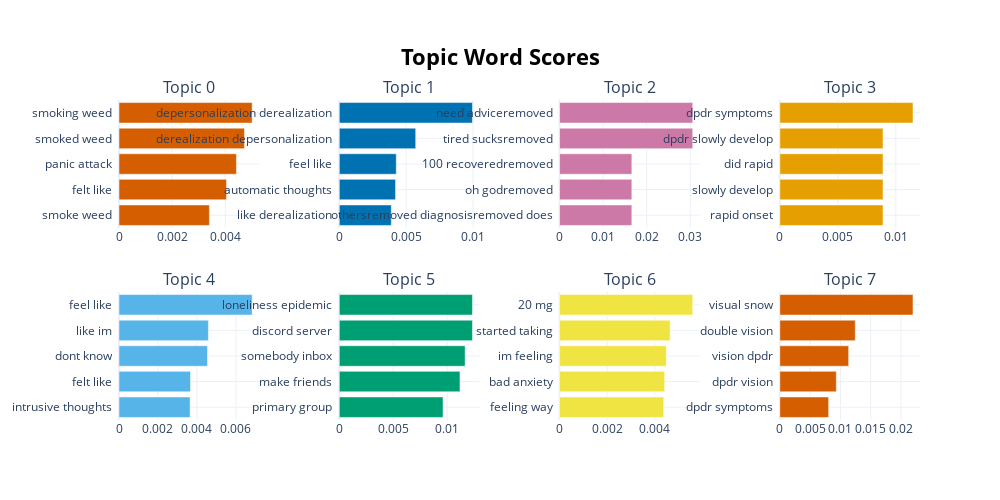

Source (notebook cell):
### Code cell
topic_model4.visualize_barchart()

### Figure 1 — Plotly figure (JSON) as saved in the notebook; plotly's stock layout.template omitted (floating-point values rounded to 4 significant figures)
{"data": [{"marker": {"color": "#D55E00"}, "orientation": "h", "type": "bar", "x": [0.003405, 0.004051, 0.004423, 0.004725, 0.005016], "xaxis": "x", "y": ["smoke weed  ", "felt like  ", "panic attack  ", "smoked weed  ", "smoking weed  "], "yaxis": "y"}, {"marker": {"color": "#0072B2"}, "orientation": "h", "type": "bar", "x": [0.00389, 0.004208, 0.00426, 0.005715, 0.009955], "xaxis": "x2", "y": ["like derealization  ", "automatic thoughts  ", "feel like  ", "derealization depersonalization  ", "depersonalization derealization  "], "yaxis": "y2"}, {"marker": {"color": "#CC79A7"}, "orientation": "h", "type": "bar", "x": [0.01659, 0.01659, 0.01659, 0.03055, 0.03055], "xaxis": "x3", "y": ["othersremoved diagnosisremoved does  ", "oh godremoved  ", "100 recoveredremoved  ", "tired sucksremoved  ", "need adviceremoved  "], "yaxis": "y3"}, {"marker": {"color": "#E69F00"}, "orientation": "h", "type": "bar", "x": [0.008895, 0.008895, 0.008895, 0.008895, 0.01148], "xaxis": "x4", "y": ["rapid onset  ", "slowly develop  ", "did rapid  ", "dpdr slowly develop  ", "dpdr symptoms  "], "yaxis": "y4"}, {"marker": {"color": "#56B4E9"}, "orientation": "h", "type": "bar", "x": [0.00365, 0.003671, 0.004543, 0.004588, 0.006834], "xaxis": "x5", "y": ["intrusive thoughts  ", "felt like  ", "dont know  ", "like im  ", "feel like  "], "yaxis": "y5"}, {"marker": {"color": "#009E73"}, "orientation": "h", "type": "bar", "x": [0.009616, 0.01118, 0.01166, 0.01234, 0.01234], "xaxis": "x6", "y": ["primary group  ", "make friends  ", "somebody inbox  ", "discord server  ", "loneliness epidemic  "], "yaxis": "y6"}, {"marker": {"color": "#F0E442"}, "orientation": "h", "type": "bar", "x": [0.004371, 0.00441, 0.00448, 0.00464, 0.005586], "xaxis": "x7", "y": ["feeling way  ", "bad anxiety  ", "im feeling  ", "started taking  ", "20 mg  "], "yaxis": "y7"}, {"marker": {"color": "#D55E00"}, "orientation": "h", "type": "bar", "x": [0.008054, 0.009322, 0.01136, 0.01245, 0.02197], "xaxis": "x8", "y": ["dpdr symptoms  ", "dpdr vision  ", "vision dpdr  ", "double vision  ", "visual snow  "], "yaxis": "y8"}], "layout": {"annotations": [{"font": {"size": 16}, "showarrow": false, "text": "Topic 0", "x": 0.0875, "xanchor": "center", "xref": "paper", "y": 1, "yanchor": "bottom", "yref": "paper"}, {"font": {"size": 16}, "showarrow": false, "text": "Topic 1", "x": 0.3625, "xanchor": "center", "xref": "paper", "y": 1, "yanchor": "bottom", "yref": "paper"}, {"font": {"size": 16}, "showarrow": false, "text": "Topic 2", "x": 0.6375, "xanchor": "center", "xref": "paper", "y": 1, "yanchor": "bottom", "yref": "paper"}, {"font": {"size": 16}, "showarrow": false, "text": "Topic 3", "x": 0.9125, "xanchor": "center", "xref": "paper", "y": 1, "yanchor": "bottom", "yref": "paper"}, {"font": {"size": 16}, "showarrow": false, "text": "Topic 4", "x": 0.0875, "xanchor": "center", "xref": "paper", "y": 0.4, "yanchor": "bottom", "yref": "paper"}, {"font": {"size": 16}, "showarrow": false, "text": "Topic 5", "x": 0.3625, "xanchor": "center", "xref": "paper", "y": 0.4, "yanchor": "bottom", "yref": "paper"}, {"font": {"size": 16}, "showarrow": false, "text": "Topic 6", "x": 0.6375, "xanchor": "center", "xref": "paper", "y": 0.4, "yanchor": "bottom", "yref": "paper"}, {"font": {"size": 16}, "showarrow": false, "text": "Topic 7", "x": 0.9125, "xanchor": "center", "xref": "paper", "y": 0.4, "yanchor": "bottom", "yref": "paper"}], "height": 500, "hoverlabel": {"bgcolor": "white", "font": {"family": "Rockwell", "size": 16}}, "showlegend": false, "title": {"font": {"color": "Black", "size": 22}, "text": "<b>Topic Word Scores", "x": 0.5, "xanchor": "center", "yanchor": "top"}, "width": 1000, "xaxis": {"anchor": "y", "domain": [0, 0.175], "showgrid": true}, "xaxis2": {"anchor": "y2", "domain": [0.275, 0.45], "showgrid": true}, "xaxis3": {"anchor": "y3", "domain": [0.55, 0.725], "showgrid": true}, "xaxis4": {"anchor": "y4", "domain": [0.825, 1], "showgrid": true}, "xaxis5": {"anchor": "y5", "domain": [0, 0.175], "showgrid": true}, "xaxis6": {"anchor": "y6", "domain": [0.275, 0.45], "showgrid": true}, "xaxis7": {"anchor": "y7", "domain": [0.55, 0.725], "showgrid": true}, "xaxis8": {"anchor": "y8", "domain": [0.825, 1], "showgrid": true}, "yaxis": {"anchor": "x", "domain": [0.6, 1], "showgrid": true}, "yaxis2": {"anchor": "x2", "domain": [0.6, 1], "showgrid": true}, "yaxis3": {"anchor": "x3", "domain": [0.6, 1], "showgrid": true}, "yaxis4": {"anchor": "x4", "domain": [0.6, 1], "showgrid": true}, "yaxis5": {"anchor": "x5", "domain": [0, 0.4], "showgrid": true}, "yaxis6": {"anchor": "x6", "domain": [0, 0.4], "showgrid": true}, "yaxis7": {"anchor": "x7", "domain": [0, 0.4], "showgrid": true}, "yaxis8": {"anchor": "x8", "domain": [0, 0.4], "showgrid": true}}}
